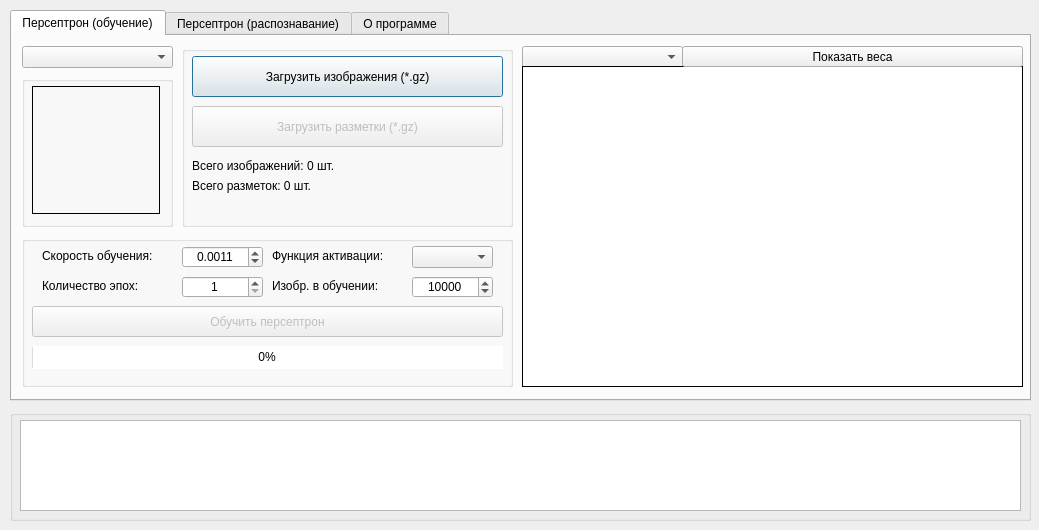
<?xml version="1.0" encoding="UTF-8"?>
<ui version="4.0">
 <class>Dialog</class>
 <widget class="QDialog" name="Dialog">
  <property name="enabled">
   <bool>true</bool>
  </property>
  <property name="geometry">
   <rect>
    <x>0</x>
    <y>0</y>
    <width>1039</width>
    <height>530</height>
   </rect>
  </property>
  <property name="acceptDrops">
   <bool>false</bool>
  </property>
  <property name="windowTitle">
   <string>Dialog</string>
  </property>
  <widget class="QGroupBox" name="groupBox_3">
   <property name="enabled">
    <bool>true</bool>
   </property>
   <property name="geometry">
    <rect>
     <x>10</x>
     <y>410</y>
     <width>1021</width>
     <height>111</height>
    </rect>
   </property>
   <property name="mouseTracking">
    <bool>false</bool>
   </property>
   <property name="contextMenuPolicy">
    <enum>Qt::DefaultContextMenu</enum>
   </property>
   <property name="acceptDrops">
    <bool>false</bool>
   </property>
   <property name="styleSheet">
    <string notr="true">border-color: rgb(0, 0, 0);</string>
   </property>
   <property name="title">
    <string/>
   </property>
   <widget class="QTextBrowser" name="SystemMassage_TextBrowser">
    <property name="geometry">
     <rect>
      <x>10</x>
      <y>10</y>
      <width>1001</width>
      <height>91</height>
     </rect>
    </property>
   </widget>
  </widget>
  <widget class="QTabWidget" name="tabWidget">
   <property name="geometry">
    <rect>
     <x>10</x>
     <y>10</y>
     <width>1021</width>
     <height>391</height>
    </rect>
   </property>
   <property name="currentIndex">
    <number>0</number>
   </property>
   <widget class="QWidget" name="tab_2">
    <attribute name="title">
     <string>Персептрон (обучение)</string>
    </attribute>
    <widget class="QGroupBox" name="groupBox">
     <property name="enabled">
      <bool>true</bool>
     </property>
     <property name="geometry">
      <rect>
       <x>170</x>
       <y>10</y>
       <width>331</width>
       <height>181</height>
      </rect>
     </property>
     <property name="mouseTracking">
      <bool>false</bool>
     </property>
     <property name="contextMenuPolicy">
      <enum>Qt::DefaultContextMenu</enum>
     </property>
     <property name="acceptDrops">
      <bool>false</bool>
     </property>
     <property name="styleSheet">
      <string notr="true">border-color: rgb(0, 0, 0);</string>
     </property>
     <property name="title">
      <string/>
     </property>
     <widget class="QPushButton" name="bLoadImgGZ">
      <property name="geometry">
       <rect>
        <x>10</x>
        <y>10</y>
        <width>311</width>
        <height>41</height>
       </rect>
      </property>
      <property name="text">
       <string>Загрузить изображения (*.gz)</string>
      </property>
     </widget>
     <widget class="QPushButton" name="bLoadLabelsGZ">
      <property name="enabled">
       <bool>false</bool>
      </property>
      <property name="geometry">
       <rect>
        <x>10</x>
        <y>60</y>
        <width>311</width>
        <height>41</height>
       </rect>
      </property>
      <property name="text">
       <string>Загрузить разметки (*.gz)</string>
      </property>
     </widget>
     <widget class="QLabel" name="labelCountLoadedImg">
      <property name="geometry">
       <rect>
        <x>10</x>
        <y>110</y>
        <width>311</width>
        <height>20</height>
       </rect>
      </property>
      <property name="text">
       <string>Всего изображений: 0 шт.</string>
      </property>
     </widget>
     <widget class="QLabel" name="labelCountLoadedLabels">
      <property name="geometry">
       <rect>
        <x>10</x>
        <y>130</y>
        <width>311</width>
        <height>20</height>
       </rect>
      </property>
      <property name="text">
       <string>Всего разметок: 0 шт.</string>
      </property>
     </widget>
    </widget>
    <widget class="QGroupBox" name="groupBox_2">
     <property name="enabled">
      <bool>true</bool>
     </property>
     <property name="geometry">
      <rect>
       <x>10</x>
       <y>40</y>
       <width>151</width>
       <height>151</height>
      </rect>
     </property>
     <property name="mouseTracking">
      <bool>false</bool>
     </property>
     <property name="contextMenuPolicy">
      <enum>Qt::DefaultContextMenu</enum>
     </property>
     <property name="acceptDrops">
      <bool>false</bool>
     </property>
     <property name="styleSheet">
      <string notr="true">border-color: rgb(0, 0, 0);</string>
     </property>
     <property name="title">
      <string/>
     </property>
     <widget class="QLabel" name="labelSelectedImg">
      <property name="geometry">
       <rect>
        <x>10</x>
        <y>10</y>
        <width>128</width>
        <height>128</height>
       </rect>
      </property>
      <property name="frameShape">
       <enum>QFrame::Box</enum>
      </property>
      <property name="text">
       <string/>
      </property>
      <property name="scaledContents">
       <bool>true</bool>
      </property>
      <property name="alignment">
       <set>Qt::AlignCenter</set>
      </property>
     </widget>
    </widget>
    <widget class="QComboBox" name="cbListLoadedImages">
     <property name="geometry">
      <rect>
       <x>10</x>
       <y>10</y>
       <width>151</width>
       <height>22</height>
      </rect>
     </property>
    </widget>
    <widget class="QGroupBox" name="groupBox_6">
     <property name="enabled">
      <bool>true</bool>
     </property>
     <property name="geometry">
      <rect>
       <x>10</x>
       <y>200</y>
       <width>491</width>
       <height>151</height>
      </rect>
     </property>
     <property name="mouseTracking">
      <bool>false</bool>
     </property>
     <property name="contextMenuPolicy">
      <enum>Qt::DefaultContextMenu</enum>
     </property>
     <property name="acceptDrops">
      <bool>false</bool>
     </property>
     <property name="styleSheet">
      <string notr="true">border-color: rgb(0, 0, 0);</string>
     </property>
     <property name="title">
      <string/>
     </property>
     <widget class="QPushButton" name="bPerceptronLearn">
      <property name="enabled">
       <bool>false</bool>
      </property>
      <property name="geometry">
       <rect>
        <x>10</x>
        <y>70</y>
        <width>471</width>
        <height>31</height>
       </rect>
      </property>
      <property name="text">
       <string>Обучить персептрон</string>
      </property>
     </widget>
     <widget class="QProgressBar" name="pbLearning">
      <property name="geometry">
       <rect>
        <x>10</x>
        <y>110</y>
        <width>471</width>
        <height>23</height>
       </rect>
      </property>
      <property name="maximum">
       <number>60000</number>
      </property>
      <property name="value">
       <number>0</number>
      </property>
      <property name="alignment">
       <set>Qt::AlignCenter</set>
      </property>
      <property name="textVisible">
       <bool>true</bool>
      </property>
      <property name="textDirection">
       <enum>QProgressBar::TopToBottom</enum>
      </property>
     </widget>
     <widget class="QDoubleSpinBox" name="sbLearningRate">
      <property name="geometry">
       <rect>
        <x>160</x>
        <y>10</y>
        <width>81</width>
        <height>22</height>
       </rect>
      </property>
      <property name="alignment">
       <set>Qt::AlignCenter</set>
      </property>
      <property name="decimals">
       <number>4</number>
      </property>
      <property name="maximum">
       <double>2.000000000000000</double>
      </property>
      <property name="singleStep">
       <double>0.000100000000000</double>
      </property>
      <property name="value">
       <double>0.001100000000000</double>
      </property>
     </widget>
     <widget class="QLabel" name="labelCountLoadedImg_3">
      <property name="geometry">
       <rect>
        <x>20</x>
        <y>10</y>
        <width>131</width>
        <height>20</height>
       </rect>
      </property>
      <property name="text">
       <string>Скорость обучения:</string>
      </property>
     </widget>
     <widget class="QLabel" name="labelCountLoadedImg_4">
      <property name="geometry">
       <rect>
        <x>20</x>
        <y>40</y>
        <width>131</width>
        <height>20</height>
       </rect>
      </property>
      <property name="text">
       <string>Количество эпох:</string>
      </property>
     </widget>
     <widget class="QSpinBox" name="sbEpochCount">
      <property name="geometry">
       <rect>
        <x>160</x>
        <y>40</y>
        <width>81</width>
        <height>22</height>
       </rect>
      </property>
      <property name="alignment">
       <set>Qt::AlignCenter</set>
      </property>
      <property name="minimum">
       <number>1</number>
      </property>
      <property name="maximum">
       <number>20</number>
      </property>
      <property name="singleStep">
       <number>1</number>
      </property>
      <property name="value">
       <number>1</number>
      </property>
     </widget>
     <widget class="QLabel" name="labelCountLoadedImg_5">
      <property name="geometry">
       <rect>
        <x>250</x>
        <y>40</y>
        <width>131</width>
        <height>20</height>
       </rect>
      </property>
      <property name="text">
       <string>Изобр. в обучении:</string>
      </property>
     </widget>
     <widget class="QSpinBox" name="sbImageInTrainCount">
      <property name="geometry">
       <rect>
        <x>390</x>
        <y>40</y>
        <width>81</width>
        <height>22</height>
       </rect>
      </property>
      <property name="alignment">
       <set>Qt::AlignCenter</set>
      </property>
      <property name="minimum">
       <number>10</number>
      </property>
      <property name="maximum">
       <number>60000</number>
      </property>
      <property name="singleStep">
       <number>1</number>
      </property>
      <property name="value">
       <number>10000</number>
      </property>
     </widget>
     <widget class="QComboBox" name="cbListFuncActivate">
      <property name="geometry">
       <rect>
        <x>390</x>
        <y>10</y>
        <width>81</width>
        <height>22</height>
       </rect>
      </property>
     </widget>
     <widget class="QLabel" name="labelCountLoadedImg_6">
      <property name="geometry">
       <rect>
        <x>250</x>
        <y>10</y>
        <width>131</width>
        <height>20</height>
       </rect>
      </property>
      <property name="text">
       <string>Функция активации:</string>
      </property>
     </widget>
    </widget>
    <widget class="QTableWidget" name="tw_Perceptron_Learn">
     <property name="geometry">
      <rect>
       <x>510</x>
       <y>30</y>
       <width>501</width>
       <height>321</height>
      </rect>
     </property>
     <property name="minimumSize">
      <size>
       <width>300</width>
       <height>0</height>
      </size>
     </property>
     <property name="frameShape">
      <enum>QFrame::Box</enum>
     </property>
     <property name="frameShadow">
      <enum>QFrame::Plain</enum>
     </property>
     <property name="verticalScrollBarPolicy">
      <enum>Qt::ScrollBarAsNeeded</enum>
     </property>
     <property name="horizontalScrollBarPolicy">
      <enum>Qt::ScrollBarAsNeeded</enum>
     </property>
     <property name="sizeAdjustPolicy">
      <enum>QAbstractScrollArea::AdjustIgnored</enum>
     </property>
     <property name="autoScroll">
      <bool>false</bool>
     </property>
     <property name="selectionMode">
      <enum>QAbstractItemView::ExtendedSelection</enum>
     </property>
     <property name="textElideMode">
      <enum>Qt::ElideRight</enum>
     </property>
     <property name="showGrid">
      <bool>true</bool>
     </property>
     <property name="gridStyle">
      <enum>Qt::SolidLine</enum>
     </property>
     <property name="wordWrap">
      <bool>true</bool>
     </property>
     <property name="cornerButtonEnabled">
      <bool>true</bool>
     </property>
     <property name="rowCount">
      <number>0</number>
     </property>
     <property name="columnCount">
      <number>0</number>
     </property>
     <attribute name="horizontalHeaderVisible">
      <bool>true</bool>
     </attribute>
     <attribute name="horizontalHeaderCascadingSectionResizes">
      <bool>true</bool>
     </attribute>
     <attribute name="horizontalHeaderDefaultSectionSize">
      <number>118</number>
     </attribute>
     <attribute name="horizontalHeaderHighlightSections">
      <bool>true</bool>
     </attribute>
     <attribute name="horizontalHeaderMinimumSectionSize">
      <number>5</number>
     </attribute>
     <attribute name="horizontalHeaderShowSortIndicator" stdset="0">
      <bool>true</bool>
     </attribute>
     <attribute name="horizontalHeaderStretchLastSection">
      <bool>true</bool>
     </attribute>
     <attribute name="verticalHeaderVisible">
      <bool>true</bool>
     </attribute>
     <attribute name="verticalHeaderCascadingSectionResizes">
      <bool>true</bool>
     </attribute>
     <attribute name="verticalHeaderDefaultSectionSize">
      <number>20</number>
     </attribute>
     <attribute name="verticalHeaderHighlightSections">
      <bool>true</bool>
     </attribute>
     <attribute name="verticalHeaderMinimumSectionSize">
      <number>15</number>
     </attribute>
     <attribute name="verticalHeaderShowSortIndicator" stdset="0">
      <bool>true</bool>
     </attribute>
     <attribute name="verticalHeaderStretchLastSection">
      <bool>true</bool>
     </attribute>
    </widget>
    <widget class="QComboBox" name="cb_Perceptron_Learn">
     <property name="geometry">
      <rect>
       <x>510</x>
       <y>10</y>
       <width>161</width>
       <height>22</height>
      </rect>
     </property>
    </widget>
    <widget class="QPushButton" name="b_Perceptron_Learn_ShowWeights">
     <property name="enabled">
      <bool>true</bool>
     </property>
     <property name="geometry">
      <rect>
       <x>670</x>
       <y>10</y>
       <width>341</width>
       <height>21</height>
      </rect>
     </property>
     <property name="text">
      <string>Показать веса</string>
     </property>
    </widget>
    <zorder>groupBox</zorder>
    <zorder>groupBox_2</zorder>
    <zorder>cbListLoadedImages</zorder>
    <zorder>groupBox_6</zorder>
    <zorder>cb_Perceptron_Learn</zorder>
    <zorder>tw_Perceptron_Learn</zorder>
    <zorder>b_Perceptron_Learn_ShowWeights</zorder>
   </widget>
   <widget class="QWidget" name="tab_5">
    <attribute name="title">
     <string>Персептрон (распознавание)</string>
    </attribute>
    <widget class="QComboBox" name="cbListLoadedImages_Recognition">
     <property name="geometry">
      <rect>
       <x>10</x>
       <y>10</y>
       <width>151</width>
       <height>22</height>
      </rect>
     </property>
    </widget>
    <widget class="QGroupBox" name="groupBox_7">
     <property name="enabled">
      <bool>true</bool>
     </property>
     <property name="geometry">
      <rect>
       <x>170</x>
       <y>10</y>
       <width>331</width>
       <height>181</height>
      </rect>
     </property>
     <property name="mouseTracking">
      <bool>false</bool>
     </property>
     <property name="contextMenuPolicy">
      <enum>Qt::DefaultContextMenu</enum>
     </property>
     <property name="acceptDrops">
      <bool>false</bool>
     </property>
     <property name="styleSheet">
      <string notr="true">border-color: rgb(0, 0, 0);</string>
     </property>
     <property name="title">
      <string/>
     </property>
     <widget class="QPushButton" name="bLoadImgGZ_Recognition">
      <property name="geometry">
       <rect>
        <x>10</x>
        <y>10</y>
        <width>311</width>
        <height>41</height>
       </rect>
      </property>
      <property name="text">
       <string>Загрузить изображения (*.gz)</string>
      </property>
     </widget>
     <widget class="QPushButton" name="bLoadLabelsGZ_Recognition">
      <property name="enabled">
       <bool>false</bool>
      </property>
      <property name="geometry">
       <rect>
        <x>10</x>
        <y>60</y>
        <width>311</width>
        <height>41</height>
       </rect>
      </property>
      <property name="text">
       <string>Загрузить разметки (*.gz)</string>
      </property>
     </widget>
     <widget class="QLabel" name="labelCountLoadedImg_Recognition">
      <property name="geometry">
       <rect>
        <x>10</x>
        <y>110</y>
        <width>311</width>
        <height>20</height>
       </rect>
      </property>
      <property name="text">
       <string>Всего изображений: 0 шт.</string>
      </property>
     </widget>
     <widget class="QLabel" name="labelCountLoadedLabels_Recognition">
      <property name="geometry">
       <rect>
        <x>10</x>
        <y>130</y>
        <width>311</width>
        <height>20</height>
       </rect>
      </property>
      <property name="text">
       <string>Всего разметок: 0 шт.</string>
      </property>
     </widget>
    </widget>
    <widget class="QGroupBox" name="groupBox_8">
     <property name="enabled">
      <bool>true</bool>
     </property>
     <property name="geometry">
      <rect>
       <x>10</x>
       <y>40</y>
       <width>151</width>
       <height>151</height>
      </rect>
     </property>
     <property name="mouseTracking">
      <bool>false</bool>
     </property>
     <property name="contextMenuPolicy">
      <enum>Qt::DefaultContextMenu</enum>
     </property>
     <property name="acceptDrops">
      <bool>false</bool>
     </property>
     <property name="styleSheet">
      <string notr="true">border-color: rgb(0, 0, 0);</string>
     </property>
     <property name="title">
      <string/>
     </property>
     <widget class="QLabel" name="labelSelectedImg_Recognition">
      <property name="geometry">
       <rect>
        <x>10</x>
        <y>10</y>
        <width>128</width>
        <height>128</height>
       </rect>
      </property>
      <property name="frameShape">
       <enum>QFrame::Box</enum>
      </property>
      <property name="text">
       <string/>
      </property>
      <property name="scaledContents">
       <bool>true</bool>
      </property>
      <property name="alignment">
       <set>Qt::AlignCenter</set>
      </property>
     </widget>
    </widget>
    <widget class="QGroupBox" name="groupBox_9">
     <property name="enabled">
      <bool>true</bool>
     </property>
     <property name="geometry">
      <rect>
       <x>10</x>
       <y>200</y>
       <width>491</width>
       <height>101</height>
      </rect>
     </property>
     <property name="mouseTracking">
      <bool>false</bool>
     </property>
     <property name="contextMenuPolicy">
      <enum>Qt::DefaultContextMenu</enum>
     </property>
     <property name="acceptDrops">
      <bool>false</bool>
     </property>
     <property name="styleSheet">
      <string notr="true">border-color: rgb(0, 0, 0);</string>
     </property>
     <property name="title">
      <string/>
     </property>
     <widget class="QPushButton" name="bPerceptron_Recognition">
      <property name="enabled">
       <bool>false</bool>
      </property>
      <property name="geometry">
       <rect>
        <x>10</x>
        <y>30</y>
        <width>471</width>
        <height>31</height>
       </rect>
      </property>
      <property name="text">
       <string>Распознать персептроном</string>
      </property>
     </widget>
     <widget class="QLabel" name="labelResult_Recognition">
      <property name="geometry">
       <rect>
        <x>10</x>
        <y>10</y>
        <width>471</width>
        <height>20</height>
       </rect>
      </property>
      <property name="text">
       <string>Результат распознования - X</string>
      </property>
      <property name="alignment">
       <set>Qt::AlignCenter</set>
      </property>
     </widget>
     <widget class="QPushButton" name="bPerceptron_GetStats">
      <property name="enabled">
       <bool>false</bool>
      </property>
      <property name="geometry">
       <rect>
        <x>10</x>
        <y>60</y>
        <width>471</width>
        <height>31</height>
       </rect>
      </property>
      <property name="text">
       <string>Собрать статистику персептрона на тестовой выборки</string>
      </property>
     </widget>
    </widget>
   </widget>
   <widget class="QWidget" name="tab">
    <attribute name="title">
     <string>О программе</string>
    </attribute>
    <widget class="QLabel" name="label">
     <property name="geometry">
      <rect>
       <x>10</x>
       <y>10</y>
       <width>881</width>
       <height>41</height>
      </rect>
     </property>
     <property name="font">
      <font>
       <pointsize>14</pointsize>
      </font>
     </property>
     <property name="text">
      <string>ФИО разработчика: Вольников Максим Сергеевич</string>
     </property>
    </widget>
    <widget class="QLabel" name="label_2">
     <property name="geometry">
      <rect>
       <x>10</x>
       <y>130</y>
       <width>881</width>
       <height>41</height>
      </rect>
     </property>
     <property name="font">
      <font>
       <pointsize>14</pointsize>
      </font>
     </property>
     <property name="text">
      <string></string>
     </property>
    </widget>
    <widget class="QLabel" name="label_3">
     <property name="geometry">
      <rect>
       <x>10</x>
       <y>90</y>
       <width>881</width>
       <height>41</height>
      </rect>
     </property>
     <property name="font">
      <font>
       <pointsize>14</pointsize>
      </font>
     </property>
    </widget>
    <widget class="QLabel" name="label_4">
     <property name="geometry">
      <rect>
       <x>10</x>
       <y>50</y>
       <width>881</width>
       <height>41</height>
      </rect>
     </property>
     <property name="font">
      <font>
       <pointsize>14</pointsize>
      </font>
     </property>
     <property name="text">
      <string>Email автора: maksimvolnikov2000@gmail.com</string>
     </property>
    </widget>
    <widget class="QLabel" name="label_5">
     <property name="geometry">
      <rect>
       <x>10</x>
       <y>170</y>
       <width>881</width>
       <height>41</height>
      </rect>
     </property>
     <property name="font">
      <font>
       <pointsize>14</pointsize>
      </font>
     </property>
     <property name="text">
      <string>Год разработки: 2023</string>
     </property>
    </widget>
    <widget class="QLabel" name="label_6">
     <property name="geometry">
      <rect>
       <x>10</x>
       <y>210</y>
       <width>881</width>
       <height>41</height>
      </rect>
     </property>
     <property name="font">
      <font>
       <pointsize>14</pointsize>
      </font>
     </property>
     <property name="text">
      <string>&lt;html&gt;&lt;head/&gt;&lt;body&gt;&lt;p&gt;Ссылка на мой GitHub: &lt;a href=&quot;https://github.com/MaksVolnikov style=&quot; text-decoration: underline; color:#0000ff;&quot;&gt;https://github.com/MaksVolnikov;</string>
     </property>
     <property name="openExternalLinks">
      <bool>true</bool>
     </property>
    </widget>
   </widget>
  </widget>
 </widget>
 <resources/>
 <connections/>
</ui>
